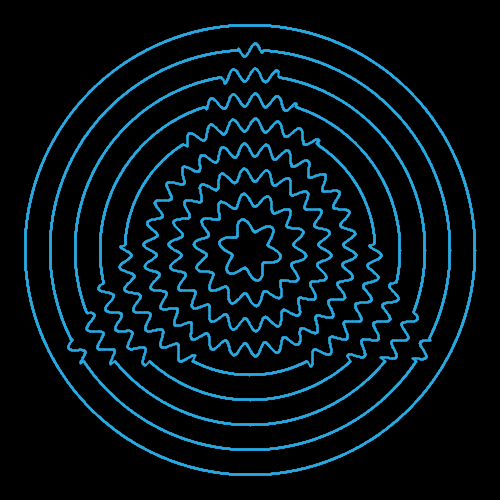
Frame 1 (no input)
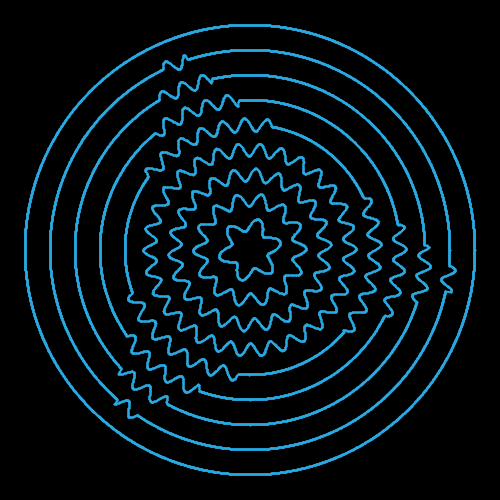
Frame 60 (the mouse pressed at the canvas centre just before this capture)
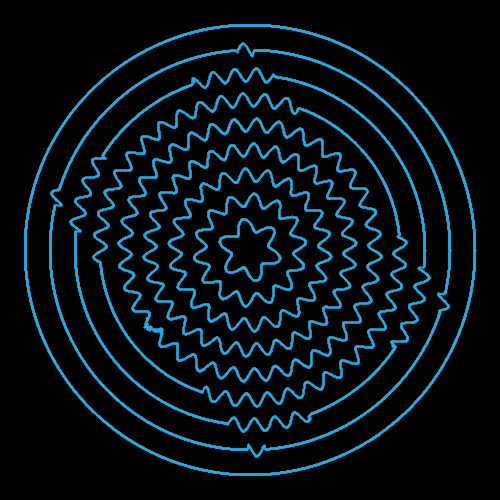
Frame 120 (the mouse held since frame 60 and released just before this capture)

The Processing sketch that drew these frames (run headless with seeded random() and noise(); from frame 60 on, the mouse is pressed at the canvas centre):

// Processing sketch: counter_clockwise
// ── counter_clockwise.pde
/// //<>//
///  This a remake of the brilliant work at Bees and Boms' tumblr
///https://beesandbombs.tumblr.com/post/164462400904/clockwise
///
///  Reverse-engineered for educational purposes... See blog post at
///
///  www.computacaocriativa.com.br/
///
///  By Marcos Moritz and Tiago Brizolara - sep 10, 2017
///

PVector center;
PImage shape;
PImage[] shapes;
int shapeIndex = 0;

float triangleRotation = 0;
float triangleRotationStep = 0.1;

int innerRadius = 25;
int radiusStep = 25;

float amplitude = 0.025;
float frequency = 0.3;

float quality = 0.4;//0.8;

float slowPhase = 0;
float fastPhase = 0;
float slowPhaseStep = 0.03;
float fastPhaseStep = 0.05;

void setup () {
  size(500, 500);
  center = new PVector(width / 2, height / 2);  
  shapes = new PImage[] { getTriangle() , getRect(), getEllipse() };
  shape = shapes[shapeIndex];
  smooth();
  
}


void draw() {
  background(255);
  imageMode(CENTER);

  pushMatrix();
  translate(width/2, height/2);
  rotate(triangleRotation);
  triangleRotation += triangleRotationStep;
  image(shape, 0, 0);
  popMatrix();

  loadPixels();
  shape.pixels = pixels;
  background(0);

  slowPhase += slowPhaseStep;
  fastPhase += fastPhaseStep;

  for (int i = innerRadius; i < 250; i += radiusStep) {
    float phase = i % 2 == 0 ? slowPhase : fastPhase;
    drawCircle(i, phase, amplitude, frequency, quality);
  } 

  if (frameCount % 100 == 0) {
    shapeIndex++;
    shapeIndex %= shapes.length;
    shape = shapes[shapeIndex];
  }
}

PImage getTriangle() {
  PGraphics pg;
  pg = createGraphics(width, height);
  pg.noStroke();
  pg.beginDraw();
  pg.fill(0);
  pg.background(255);
  pg.triangle(60, 360, 440, 360, 250, 30);
  //pg.filter(BLUR, 15);
  pg.endDraw();
  return pg.get();
}

PImage getRect() {
  PGraphics pg;
  pg = createGraphics(width, height);
  pg.noStroke();
  pg.beginDraw();
  pg.fill(0);
  pg.background(255);
  pg.rectMode(CENTER);
  pg.rect(width / 2, height / 2, 250, 330);
  //pg.filter(BLUR, 15);
  pg.endDraw();
  return pg.get();
}

PImage getEllipse() {
  PGraphics pg;
  pg = createGraphics(width, height);
  pg.noStroke();
  pg.beginDraw();
  pg.fill(0);
  pg.background(255);
  pg.ellipse(width / 2, height / 2, 200, 330);
  //pg.filter(BLUR, 15);
  pg.endDraw();
  return pg.get();
}

void drawCircle(int radius, float phase, float amplitude, float frequency, float quality) {
  PVector p1 = new PVector();
  PVector p2 = new PVector();
  float angle = 0;
  float step = quality / radius;
  boolean fullCircle = false;

  float brightness = getBrightness(radius, angle);
  float noiseFrequency = getCorrecteNoiseFrequency(radius, frequency);
  float noise = getNoise(brightness, angle, phase, amplitude, noiseFrequency);

  p2 = getNext(center, radius, angle, noise);

  while (!fullCircle) {
    p1 = p2.copy();

    angle += step;
    if (angle > (TWO_PI)) {
      angle = TWO_PI;
      fullCircle = true;
    }

    brightness = getBrightness(radius, angle);
  
    noiseFrequency = getCorrecteNoiseFrequency(radius, frequency);
    noise = getNoise(brightness, angle, phase, amplitude, noiseFrequency);
    p2 = getNext(center, radius, angle, noise);

    drawLine(p1, p2);
  }
}

float getCorrecteNoiseFrequency(float radius, float frequency) {
  float rFreq = radius * frequency;
  float noiseFrequency = rFreq - rFreq % 2;
  return noiseFrequency;
}

float getNoise(float brightness, float angle, float phase, float amplitude, float frequency) {
  return (255 - brightness) * amplitude * sin(frequency * angle + phase);
}

PVector getNext(PVector center, float radius, float angle, float noise)
{
  PVector p = new PVector();

  p.x = center.x + (radius + noise) * cos(angle);
  p.y = center.y + (radius + noise) * sin(angle);

  return p;
}

float getBrightness(float radius, float angle) {
  int x = (int) (center.x + radius * cos(angle)); 
  int y = (int) (center.y + radius * sin(angle));
  return brightness(shape.get(x, y));
}

void drawLine(PVector p1, PVector p2) {
  noFill();
  stroke(40, 169, 226);
  strokeWeight(2);
  line(p1.x, p1.y, p2.x, p2.y);
}
